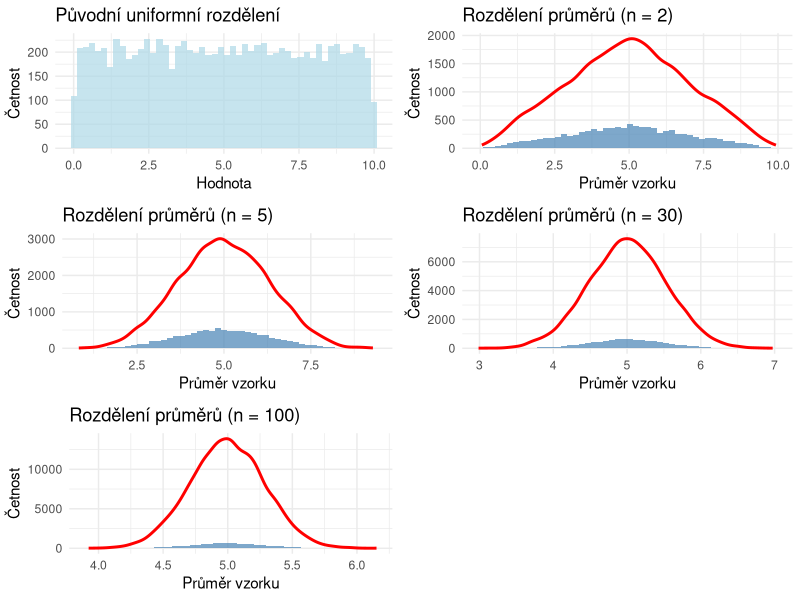

This figure's R source:
## ---- chunk 1
#| label: fig-clt
#| fig-cap: "Demonstrace Centrální limitní věty"
#| warning: false
#| fig-height: 8

library(ggplot2)
library(gridExtra)
set.seed(123)

# Počet simulací
n_simulations <- 10000

# Funkce pro simulaci průměrů vzorků
simulate_means <- function(sample_size, distribution = "uniform") {
  means <- replicate(n_simulations, mean(runif(sample_size, min = 0, max = 10)))
  return(means)
}

# Vytvoření dat pro různé velikosti vzorků
data_n2 <- data.frame(prumer = simulate_means(2), velikost = "n = 2")
data_n5 <- data.frame(prumer = simulate_means(5), velikost = "n = 5")
data_n30 <- data.frame(prumer = simulate_means(30), velikost = "n = 30")
data_n100 <- data.frame(prumer = simulate_means(100), velikost = "n = 100")

# Původní uniformní rozdělení
original <- data.frame(hodnota = runif(10000, min = 0, max = 10),
                      velikost = "Původní rozdělení")

# Graf původního rozdělení
p0 <- ggplot(original, aes(x = hodnota)) +
  geom_histogram(bins = 50, fill = "lightblue", alpha = 0.7) +
  labs(title = "Původní uniformní rozdělení", x = "Hodnota", y = "Četnost") +
  theme_minimal()

# Funkce pro vytvoření histogramu průměrů
plot_means <- function(data, title) {
  ggplot(data, aes(x = prumer)) +
    geom_histogram(bins = 50, fill = "steelblue", alpha = 0.7) +
    geom_density(aes(y = after_stat(count)), color = "red", size = 1) +
    labs(title = title, x = "Průměr vzorku", y = "Četnost") +
    theme_minimal()
}

# Vytvoření grafů
p1 <- plot_means(data_n2, "Rozdělení průměrů (n = 2)")
p2 <- plot_means(data_n5, "Rozdělení průměrů (n = 5)")
p3 <- plot_means(data_n30, "Rozdělení průměrů (n = 30)")
p4 <- plot_means(data_n100, "Rozdělení průměrů (n = 100)")

# Uspořádání grafů
gridExtra::grid.arrange(p0, p1, p2, p3, p4, ncol = 2)
